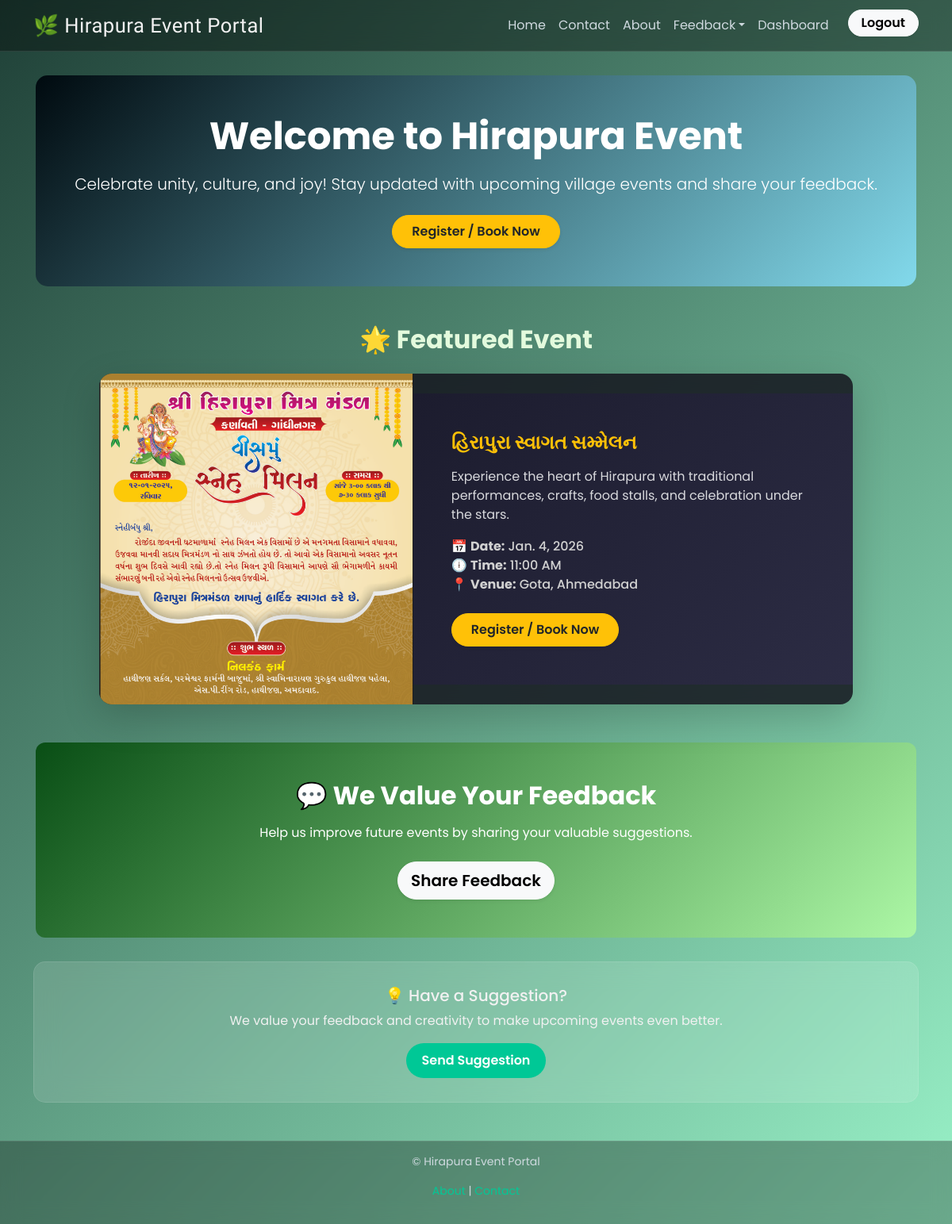
The app's page / (signed in) with its own data.
### hira/models.py (models this page shows, shortened)
class Event(models.Model):
    title = models.CharField(max_length=200, default="હિરાપુરા સ્વાગત સમ્મેલન")
    date = models.DateField()
    time = models.TimeField()
    place = models.CharField(max_length=255)
    admin_name = models.CharField(max_length=100)
    admin_phone = models.CharField(max_length=15)

### hira/views.py (the view)
# urls.py: path("", views.home_view, name="home"),
def home_view(request):
    event = Event.objects.first()  # Fetch the first upcoming event
    details_url = None
    button_text = "Login to Register"
    contact_id = request.session.get("contact_id")
    if contact_id and event:
        details_url = reverse("create_booking", args=[event.id])
        try:
            contact = Contact.objects.get(id=contact_id)
            booking = Booking.objects.filter(contact=contact, event=event).first()
            if booking:
                button_text = "Update Booking"
            else:
                button_text = "Register / Book Now"
        except Contact.DoesNotExist:
            button_text = "Register / Book Now"
    return render(request, "home/home.html", {
        "event": event,
        "details_url": details_url,
        "button_text": button_text
    })

### hira/templates/home/home.html (shortened to what this page needs)
{% extends "base.html" %}
{% load static %}
{% block content %}
<section class="text-center py-5"
  style="background: linear-gradient(135deg, #000a0f, #82d9eb); color: white; border-radius: 15px;">
  <div class="container">
    <h1 class="display-5 fw-bold mb-3">Welcome to Hirapura Event</h1>
    <p class="lead mb-4">
      Celebrate unity, culture, and joy! Stay updated with upcoming village events and share your feedback.
    </p>
    {% if details_url %}
        <a href="{{ details_url }}"
           class="btn btn-warning px-4 py-2 rounded-pill fw-semibold shadow-sm text-dark">
            {{ button_text }}
        </a>
    {% else %}
        <a href="{% url 'login' %}?next={{ request.path }}"
           class="btn btn-outline-warning px-4 py-2 rounded-pill fw-semibold shadow-sm">
            Login to Register
        </a>
    {% endif %}
  </div>
</section>
<section class="container my-5">
  <h2 class="text-center fw-bold mb-4" style="color: #e3fadd;">🌟 Featured Event</h2>
  <div class="card border-0 shadow-lg rounded-4 overflow-hidden w-100 mx-auto event-stretch-card"
       style="max-width: 950px; background: rgba(20,20,30,0.85); backdrop-filter: blur(15px);">
    <div class="row g-0 align-items-center">
      <div class="col-md-5">
        <img src="{% static 'home/invitation.png' %}" alt="Featured Event"
             class="img-fluid h-100 w-100 object-fit-cover" style="min-height: 230px; border-radius: 0;">
      </div>
      <div class="col-md-7 p-4 p-md-5"
           style="background: linear-gradient(135deg, #1c1c2e, #2c2c44); color: #f1f1f1;">
        <h4 class="fw-bold text-warning mb-3">{{ event.title }}</h4>
        <p class="text-light mb-3" style="opacity: 0.85;">
          {{ event.description|default:"Experience the heart of Hirapura with traditional performances, crafts, food stalls, and celebration under the stars." }}
        </p>
        <ul class="list-unstyled mb-4" style="color: #d1d1d1; font-weight: 500;">
          <li>📅 <strong>Date:</strong> {{ event.date }}</li>
          <li>🕕 <strong>Time:</strong> {{ event.time|time:"g:i A" }}</li>
          <li>📍 <strong>Venue:</strong> {{ event.place }}</li>
        </ul>
        {% if details_url %}
            <a href="{{ details_url }}"
               class="btn btn-warning px-4 py-2 rounded-pill fw-semibold shadow-sm text-dark">
                {{ button_text }}
            </a>
        {% else %}
            <a href="{% url 'login' %}?next={{ request.path }}"
               class="btn btn-outline-warning px-4 py-2 rounded-pill fw-semibold shadow-sm">
                Login to Register
            </a>
        {% endif %}
      </div>
    </div>
  </div>
</section>
<section class="text-center mt-5 py-5"
  style="background: linear-gradient(135deg, #094e15, #acf7a5); color: white; border-radius: 12px;">
  <div class="container">
    <h2 class="fw-bold mb-3">💬 We Value Your Feedback</h2>
    <p class="mb-4">Help us improve future events by sharing your valuable suggestions.</p>
    {% if request.session.contact_id %}
        <a href="{% url 'pre_feedback'%}" class="btn btn-light btn-lg rounded-pill fw-semibold shadow-sm">
          Share Feedback
        </a>
    {% else %}
        <a href="{% url 'login' %}?next={{ request.path }}" class="btn btn-light btn-lg rounded-pill fw-semibold shadow-sm">
          Login to Share Feedback
        </a>
    {% endif %}
  </div>
</section>
{% endblock %}

### hira/templates/base.html (style rules this page uses)
:root { --accent: #00c896; --accent-dark: #009f75; --text-light: #f1f1f1; --text-muted: #cfd9df; --bg-gradient: linear-gradient(135deg, #1f4037, #99f2c8); }
body { font-family: "Poppins", sans-serif; background: var(--bg-gradient); color: var(--text-light); min-height: 100vh; display: flex; flex-direction: column; }

### hira/templates/home/home.html (style rules this page uses)
.event-stretch-card { transition: transform 0.4s ease, box-shadow 0.4s ease; }
.event-stretch-card img { object-fit: cover; height: 100%; transition: transform 0.5s ease; }

### records on screen
Event: title "હિરાપુરા સ્વાગત સમ્મેલન", date "Jan. 4, 2026", time "11:00 AM", place "Gota, Ahmedabad"

### other values on screen
{{ button_text }} "Register / Book Now"
